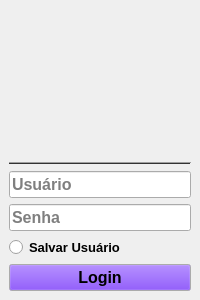
<?xml version="1.0" encoding="UTF-8"?>
<ui version="4.0">
 <class>MainWindow</class>
 <widget class="QMainWindow" name="MainWindow">
  <property name="windowModality">
   <enum>Qt::ApplicationModal</enum>
  </property>
  <property name="enabled">
   <bool>true</bool>
  </property>
  <property name="geometry">
   <rect>
    <x>0</x>
    <y>0</y>
    <width>200</width>
    <height>300</height>
   </rect>
  </property>
  <property name="sizePolicy">
   <sizepolicy hsizetype="Preferred" vsizetype="Preferred">
    <horstretch>0</horstretch>
    <verstretch>0</verstretch>
   </sizepolicy>
  </property>
  <property name="minimumSize">
   <size>
    <width>200</width>
    <height>300</height>
   </size>
  </property>
  <property name="maximumSize">
   <size>
    <width>200</width>
    <height>240</height>
   </size>
  </property>
  <property name="palette">
   <palette>
    <active>
     <colorrole role="Button">
      <brush brushstyle="SolidPattern">
       <color alpha="255">
        <red>85</red>
        <green>0</green>
        <blue>255</blue>
       </color>
      </brush>
     </colorrole>
     <colorrole role="Light">
      <brush brushstyle="SolidPattern">
       <color alpha="255">
        <red>51</red>
        <green>51</green>
        <blue>51</blue>
       </color>
      </brush>
     </colorrole>
     <colorrole role="Highlight">
      <brush brushstyle="SolidPattern">
       <color alpha="255">
        <red>0</red>
        <green>0</green>
        <blue>0</blue>
       </color>
      </brush>
     </colorrole>
    </active>
    <inactive>
     <colorrole role="Button">
      <brush brushstyle="SolidPattern">
       <color alpha="255">
        <red>85</red>
        <green>0</green>
        <blue>255</blue>
       </color>
      </brush>
     </colorrole>
     <colorrole role="Light">
      <brush brushstyle="SolidPattern">
       <color alpha="255">
        <red>51</red>
        <green>51</green>
        <blue>51</blue>
       </color>
      </brush>
     </colorrole>
     <colorrole role="Highlight">
      <brush brushstyle="SolidPattern">
       <color alpha="255">
        <red>0</red>
        <green>0</green>
        <blue>0</blue>
       </color>
      </brush>
     </colorrole>
    </inactive>
    <disabled>
     <colorrole role="Button">
      <brush brushstyle="SolidPattern">
       <color alpha="255">
        <red>85</red>
        <green>0</green>
        <blue>255</blue>
       </color>
      </brush>
     </colorrole>
     <colorrole role="Light">
      <brush brushstyle="SolidPattern">
       <color alpha="255">
        <red>51</red>
        <green>51</green>
        <blue>51</blue>
       </color>
      </brush>
     </colorrole>
     <colorrole role="Highlight">
      <brush brushstyle="SolidPattern">
       <color alpha="255">
        <red>0</red>
        <green>120</green>
        <blue>215</blue>
       </color>
      </brush>
     </colorrole>
    </disabled>
   </palette>
  </property>
  <property name="font">
   <font>
    <family>MS UI Gothic</family>
    <pointsize>12</pointsize>
    <weight>75</weight>
    <bold>true</bold>
    <strikeout>false</strikeout>
   </font>
  </property>
  <property name="windowTitle">
   <string>Gerador de QRCode</string>
  </property>
  <property name="windowIcon">
   <iconset>
    <normaloff>../scr/qr.png</normaloff>../scr/qr.png</iconset>
  </property>
  <property name="windowOpacity">
   <double>1.000000000000000</double>
  </property>
  <property name="iconSize">
   <size>
    <width>50</width>
    <height>50</height>
   </size>
  </property>
  <property name="toolButtonStyle">
   <enum>Qt::ToolButtonIconOnly</enum>
  </property>
  <widget class="QWidget" name="centralwidget">
   <layout class="QVBoxLayout" name="verticalLayout_2">
    <item>
     <widget class="QLabel" name="label">
      <property name="styleSheet">
       <string notr="true">border: None;</string>
      </property>
      <property name="text">
       <string/>
      </property>
      <property name="pixmap">
       <pixmap>../scr/qr.png</pixmap>
      </property>
      <property name="alignment">
       <set>Qt::AlignCenter</set>
      </property>
      <property name="wordWrap">
       <bool>false</bool>
      </property>
     </widget>
    </item>
    <item>
     <widget class="Line" name="line">
      <property name="orientation">
       <enum>Qt::Horizontal</enum>
      </property>
     </widget>
    </item>
    <item>
     <widget class="QLineEdit" name="entryUser">
      <property name="font">
       <font>
        <pointsize>12</pointsize>
       </font>
      </property>
      <property name="toolTip">
       <string>Adicione seu usuário do DB</string>
      </property>
      <property name="echoMode">
       <enum>QLineEdit::Normal</enum>
      </property>
      <property name="placeholderText">
       <string>Usuário</string>
      </property>
      <property name="cursorMoveStyle">
       <enum>Qt::VisualMoveStyle</enum>
      </property>
     </widget>
    </item>
    <item>
     <widget class="QLineEdit" name="entryPasw">
      <property name="font">
       <font>
        <pointsize>12</pointsize>
       </font>
      </property>
      <property name="toolTip">
       <string>Sua senha é confidencial!</string>
      </property>
      <property name="inputMask">
       <string extracomment="0"/>
      </property>
      <property name="text">
       <string/>
      </property>
      <property name="echoMode">
       <enum>QLineEdit::PasswordEchoOnEdit</enum>
      </property>
      <property name="placeholderText">
       <string>Senha</string>
      </property>
      <property name="cursorMoveStyle">
       <enum>Qt::LogicalMoveStyle</enum>
      </property>
      <property name="clearButtonEnabled">
       <bool>false</bool>
      </property>
     </widget>
    </item>
    <item>
     <widget class="QRadioButton" name="saveUser">
      <property name="font">
       <font>
        <pointsize>10</pointsize>
       </font>
      </property>
      <property name="layoutDirection">
       <enum>Qt::LeftToRight</enum>
      </property>
      <property name="text">
       <string>Salvar Usuário</string>
      </property>
      <property name="shortcut">
       <string>Ctrl+S</string>
      </property>
      <property name="autoRepeat">
       <bool>true</bool>
      </property>
     </widget>
    </item>
    <item>
     <widget class="QPushButton" name="btnLogin">
      <property name="text">
       <string>Login</string>
      </property>
      <property name="icon">
       <iconset>
        <normaloff>../scr/icons8-login-arredondado-à-direita-100.png</normaloff>../scr/icons8-login-arredondado-à-direita-100.png</iconset>
      </property>
      <property name="iconSize">
       <size>
        <width>20</width>
        <height>20</height>
       </size>
      </property>
      <property name="shortcut">
       <string>Enter</string>
      </property>
     </widget>
    </item>
   </layout>
  </widget>
 </widget>
 <resources/>
 <connections/>
</ui>
